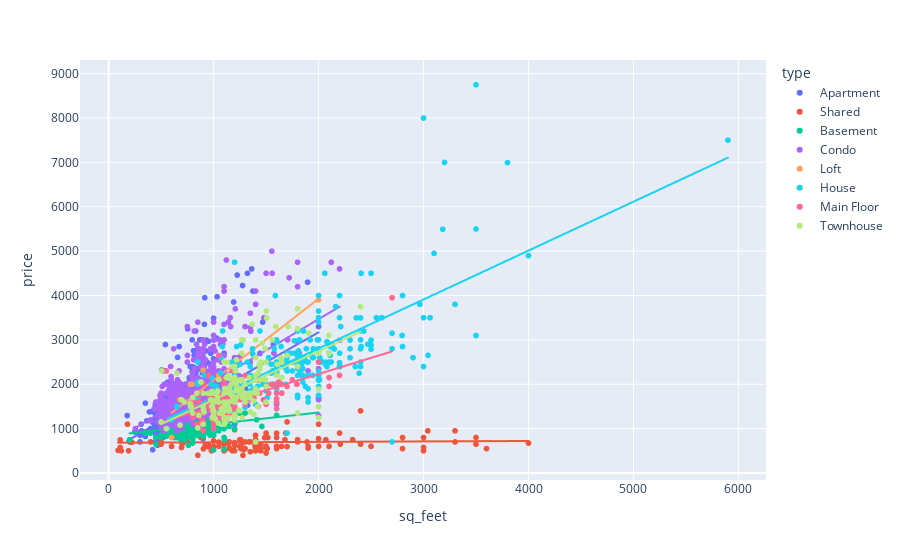

Here is the notebook cell this chart was saved with:
### Code cell
import plotly.express as px
fig = px.scatter(df_total, x="sq_feet", y="price", color="type", trendline="ols")
fig.show()

### Figure 1 — Plotly figure (JSON) as saved in the notebook; plotly's stock layout.template omitted (floating-point values rounded to 4 significant figures; data arrays with more than 128 entries replaced by an {"elided": "..."} marker saying what was removed)
{"data": [{"hovertemplate": "type=Apartment<br>sq_feet=%{x}<br>price=%{y}<extra></extra>", "legendgroup": "Apartment", "marker": {"color": "#636efa", "symbol": "circle"}, "mode": "markers", "name": "Apartment", "showlegend": true, "type": "scattergl", "x": {"elided": "751 int values"}, "xaxis": "x", "y": {"elided": "751 int values"}, "yaxis": "y"}, {"hovertemplate": "<b>OLS trendline</b><br>price = 1.34073 * sq_feet + 488.397<br>R<sup>2</sup>=0.295108<br><br>type=Apartment<br>sq_feet=%{x}<br>price=%{y} <b>(trend)</b><extra></extra>", "legendgroup": "Apartment", "marker": {"color": "#636efa", "symbol": "circle"}, "mode": "lines", "name": "Apartment", "showlegend": false, "type": "scattergl", "x": {"elided": "751 int values"}, "xaxis": "x", "y": {"elided": "751 float values"}, "yaxis": "y"}, {"hovertemplate": "type=Shared<br>sq_feet=%{x}<br>price=%{y}<extra></extra>", "legendgroup": "Shared", "marker": {"color": "#EF553B", "symbol": "circle"}, "mode": "markers", "name": "Shared", "showlegend": true, "type": "scattergl", "x": [1517, 1200, 1890, 695, 980, 3000, 500, 1400, 2400, 400, 1400, 2100, 1900, 1800, 880, 1200, 220, 3300, 2200, 1000, 500, 700, 903, 110, 1700, 2000, 1260, 1450, 1202, 890, 1200, 881, 1700, 1400, 1250, 1150, 1350, 2800, 1268, 3041, 190, 1688, 500, 1680, 1350, 180, 1500, 120, 1338, 1250, 1450, 900, 800, 1800, 2500, 1450, 900, 2800, 1500, 1600, 1100, 1300, 1647, 1600, 1257, 1050, 4000, 750, 950, 1500, 1200, 500, 1050, 3000, 3500, 1117, 1151, 1275, 1100, 1140, 650, 1395, 2400, 1300, 110, 1409, 1511, 1400, 90, 1400, 1000, 600, 1200, 2000, 1287, 1150, 2325, 2000, 220, 1500, 900, 1180, 1900, 1200, 3600, 950, 2070, 1260, 2207, 764, 1280, 850, 450, 1050, 3500, 3300, 920, 1600, 3000, 1487, 1600], "xaxis": "x", "y": [800, 650, 700, 575, 500, 575, 675, 500, 650, 700, 850, 600, 560, 750, 800, 500, 695, 700, 900, 725, 849, 650, 545, 745, 595, 1100, 625, 650, 650, 850, 975, 1100, 1150, 660, 600, 700, 480, 800, 550, 950, 500, 900, 650, 750, 700, 1100, 900, 500, 700, 750, 500, 800, 1000, 700, 600, 550, 800, 550, 600, 550, 650, 700, 600, 800, 750, 695, 675, 700, 595, 450, 685, 700, 695, 500, 800, 700, 560, 675, 500, 660, 900, 600, 1400, 550, 575, 585, 550, 550, 510, 750, 600, 600, 620, 775, 530, 550, 750, 600, 690, 575, 1100, 500, 600, 1000, 550, 650, 750, 550, 650, 650, 400, 400, 1450, 600, 650, 950, 625, 895, 799, 795, 600], "yaxis": "y"}, {"hovertemplate": "<b>OLS trendline</b><br>price = 0.00987648 * sq_feet + 682.148<br>R<sup>2</sup>=0.001901<br><br>type=Shared<br>sq_feet=%{x}<br>price=%{y} <b>(trend)</b><extra></extra>", "legendgroup": "Shared", "marker": {"color": "#EF553B", "symbol": "circle"}, "mode": "lines", "name": "Shared", "showlegend": false, "type": "scattergl", "x": [90, 110, 110, 120, 180, 190, 220, 220, 400, 450, 500, 500, 500, 500, 600, 650, 695, 700, 750, 764, 800, 850, 880, 881, 890, 900, 900, 900, 903, 920, 950, 950, 980, 1000, 1000, 1050, 1050, 1050, 1100, 1100, 1117, 1140, 1150, 1150, 1151, 1180, 1200, 1200, 1200, 1200, 1200, 1200, 1202, 1250, 1250, 1257, 1260, 1260, 1268, 1275, 1280, 1287, 1300, 1300, 1338, 1350, 1350, 1395, 1400, 1400, 1400, 1400, 1400, 1409, 1450, 1450, 1450, 1487, 1500, 1500, 1500, 1500, 1511, 1517, 1600, 1600, 1600, 1600, 1647, 1680, 1688, 1700, 1700, 1800, 1800, 1890, 1900, 1900, 2000, 2000, 2000, 2070, 2100, 2200, 2207, 2325, 2400, 2400, 2500, 2800, 2800, 3000, 3000, 3000, 3041, 3300, 3300, 3500, 3500, 3600, 4000], "xaxis": "x", "y": [683.0, 683.2, 683.2, 683.3, 683.9, 684.0, 684.3, 684.3, 686.1, 686.6, 687.1, 687.1, 687.1, 687.1, 688.1, 688.6, 689.0, 689.1, 689.6, 689.7, 690.0, 690.5, 690.8, 690.8, 690.9, 691.0, 691.0, 691.0, 691.1, 691.2, 691.5, 691.5, 691.8, 692.0, 692.0, 692.5, 692.5, 692.5, 693.0, 693.0, 693.2, 693.4, 693.5, 693.5, 693.5, 693.8, 694.0, 694.0, 694.0, 694.0, 694.0, 694.0, 694.0, 694.5, 694.5, 694.6, 694.6, 694.6, 694.7, 694.7, 694.8, 694.9, 695.0, 695.0, 695.4, 695.5, 695.5, 695.9, 696.0, 696.0, 696.0, 696.0, 696.0, 696.1, 696.5, 696.5, 696.5, 696.8, 697.0, 697.0, 697.0, 697.0, 697.1, 697.1, 698.0, 698.0, 698.0, 698.0, 698.4, 698.7, 698.8, 698.9, 698.9, 699.9, 699.9, 700.8, 700.9, 700.9, 701.9, 701.9, 701.9, 702.6, 702.9, 703.9, 703.9, 705.1, 705.9, 705.9, 706.8, 709.8, 709.8, 711.8, 711.8, 711.8, 712.2, 714.7, 714.7, 716.7, 716.7, 717.7, 721.7], "yaxis": "y"}, {"hovertemplate": "type=Basement<br>sq_feet=%{x}<br>price=%{y}<extra></extra>", "legendgroup": "Basement", "marker": {"color": "#00cc96", "symbol": "circle"}, "mode": "markers", "name": "Basement", "showlegend": true, "type": "scattergl", "x": {"elided": "235 int values"}, "xaxis": "x", "y": {"elided": "235 int values"}, "yaxis": "y"}, {"hovertemplate": "<b>OLS trendline</b><br>price = 0.260583 * sq_feet + 841.297<br>R<sup>2</sup>=0.071041<br><br>type=Basement<br>sq_feet=%{x}<br>price=%{y} <b>(trend)</b><extra></extra>", "legendgroup": "Basement", "marker": {"color": "#00cc96", "symbol": "circle"}, "mode": "lines", "name": "Basement", "showlegend": false, "type": "scattergl", "x": {"elided": "235 int values"}, "xaxis": "x", "y": {"elided": "235 float values"}, "yaxis": "y"}, {"hovertemplate": "type=Condo<br>sq_feet=%{x}<br>price=%{y}<extra></extra>", "legendgroup": "Condo", "marker": {"color": "#ab63fa", "symbol": "circle"}, "mode": "markers", "name": "Condo", "showlegend": true, "type": "scattergl", "x": {"elided": "562 int values"}, "xaxis": "x", "y": {"elided": "562 int values"}, "yaxis": "y"}, {"hovertemplate": "<b>OLS trendline</b><br>price = 1.40368 * sq_feet + 659.109<br>R<sup>2</sup>=0.385148<br><br>type=Condo<br>sq_feet=%{x}<br>price=%{y} <b>(trend)</b><extra></extra>", "legendgroup": "Condo", "marker": {"color": "#ab63fa", "symbol": "circle"}, "mode": "lines", "name": "Condo", "showlegend": false, "type": "scattergl", "x": {"elided": "562 int values"}, "xaxis": "x", "y": {"elided": "562 float values"}, "yaxis": "y"}, {"hovertemplate": "type=Loft<br>sq_feet=%{x}<br>price=%{y}<extra></extra>", "legendgroup": "Loft", "marker": {"color": "#FFA15A", "symbol": "circle"}, "mode": "markers", "name": "Loft", "showlegend": true, "type": "scattergl", "x": [795, 780, 680, 1200, 2000, 800, 1000, 1048, 600, 900], "xaxis": "x", "y": [2003, 2000, 1650, 2500, 3900, 1650, 1500, 2200, 800, 2318], "yaxis": "y"}, {"hovertemplate": "<b>OLS trendline</b><br>price = 1.8383 * sq_feet + 250.013<br>R<sup>2</sup>=0.824250<br><br>type=Loft<br>sq_feet=%{x}<br>price=%{y} <b>(trend)</b><extra></extra>", "legendgroup": "Loft", "marker": {"color": "#FFA15A", "symbol": "circle"}, "mode": "lines", "name": "Loft", "showlegend": false, "type": "scattergl", "x": [600, 680, 780, 795, 800, 900, 1000, 1048, 1200, 2000], "xaxis": "x", "y": [1353.0, 1500.0, 1684.0, 1711.0, 1721.0, 1904.0, 2088.0, 2177.0, 2456.0, 3927.0], "yaxis": "y"}, {"hovertemplate": "type=House<br>sq_feet=%{x}<br>price=%{y}<extra></extra>", "legendgroup": "House", "marker": {"color": "#19d3f3", "symbol": "circle"}, "mode": "markers", "name": "House", "showlegend": true, "type": "scattergl", "x": {"elided": "231 int values"}, "xaxis": "x", "y": {"elided": "231 int values"}, "yaxis": "y"}, {"hovertemplate": "<b>OLS trendline</b><br>price = 1.10213 * sq_feet + 603.726<br>R<sup>2</sup>=0.478290<br><br>type=House<br>sq_feet=%{x}<br>price=%{y} <b>(trend)</b><extra></extra>", "legendgroup": "House", "marker": {"color": "#19d3f3", "symbol": "circle"}, "mode": "lines", "name": "House", "showlegend": false, "type": "scattergl", "x": {"elided": "231 int values"}, "xaxis": "x", "y": {"elided": "231 float values"}, "yaxis": "y"}, {"hovertemplate": "type=Main Floor<br>sq_feet=%{x}<br>price=%{y}<extra></extra>", "legendgroup": "Main Floor", "marker": {"color": "#FF6692", "symbol": "circle"}, "mode": "markers", "name": "Main Floor", "showlegend": true, "type": "scattergl", "x": [900, 1067, 858, 1039, 2200, 1100, 900, 951, 1100, 1621, 1385, 1130, 1250, 1550, 950, 1050, 1650, 1250, 989, 1150, 900, 1100, 1100, 1441, 1650, 950, 900, 1700, 900, 1100, 1300, 1050, 1000, 1030, 1426, 1018, 854, 860, 1120, 1795, 1173, 850, 2100, 900, 1000, 1010, 1247, 900, 1600, 1000, 1056, 1000, 550, 850, 1792, 1650, 960, 1171, 1100, 1200, 1100, 1425, 1100, 1000, 1067, 2700, 1130, 1200, 1051, 1600, 840, 980, 980, 1475, 1180, 890, 1300, 1000, 800, 1049, 985, 1100, 1200, 2100, 1200, 1200, 1100, 1750, 1100, 1800, 1000, 2000, 1023, 1100, 872, 730, 1100, 1000, 1350, 1000, 1000, 1000, 976, 1600, 1600, 1111, 814, 976, 1100, 1500, 1525, 1250, 1000, 800, 1000, 1190, 1200, 1600, 1600], "xaxis": "x", "y": [1475, 1750, 1600, 1650, 2200, 1305, 955, 1550, 1480, 2050, 1695, 1685, 1700, 2000, 1550, 1500, 2000, 1850, 1200, 1350, 1150, 1300, 1750, 1800, 1800, 2200, 1348, 1950, 1450, 2000, 2195, 2650, 1500, 1520, 1500, 1650, 1300, 1750, 1195, 2000, 1595, 1350, 1950, 1450, 1400, 1390, 1650, 2000, 1800, 1000, 1250, 1600, 2300, 1025, 2000, 1800, 1650, 1650, 1350, 1500, 1800, 2095, 1750, 1400, 1650, 3950, 1300, 1275, 1325, 1675, 1100, 1750, 1400, 1650, 2300, 1200, 1550, 1500, 1600, 1595, 1450, 1300, 1500, 2150, 1450, 1700, 1350, 2100, 1450, 2395, 1625, 2500, 1330, 1650, 1098, 1600, 1650, 1475, 1650, 1475, 1450, 1275, 1500, 1450, 1600, 1700, 1500, 1450, 2100, 1550, 1799, 1750, 1100, 1250, 1700, 1700, 1700, 2000, 1950], "yaxis": "y"}, {"hovertemplate": "<b>OLS trendline</b><br>price = 0.726816 * sq_feet + 777.133<br>R<sup>2</sup>=0.411350<br><br>type=Main Floor<br>sq_feet=%{x}<br>price=%{y} <b>(trend)</b><extra></extra>", "legendgroup": "Main Floor", "marker": {"color": "#FF6692", "symbol": "circle"}, "mode": "lines", "name": "Main Floor", "showlegend": false, "type": "scattergl", "x": [550, 730, 800, 800, 814, 840, 850, 850, 854, 858, 860, 872, 890, 900, 900, 900, 900, 900, 900, 900, 950, 950, 951, 960, 976, 976, 980, 980, 985, 989, 1000, 1000, 1000, 1000, 1000, 1000, 1000, 1000, 1000, 1000, 1000, 1000, 1000, 1010, 1018, 1023, 1030, 1039, 1049, 1050, 1050, 1051, 1056, 1067, 1067, 1100, 1100, 1100, 1100, 1100, 1100, 1100, 1100, 1100, 1100, 1100, 1100, 1100, 1100, 1111, 1120, 1130, 1130, 1150, 1171, 1173, 1180, 1190, 1200, 1200, 1200, 1200, 1200, 1200, 1247, 1250, 1250, 1250, 1300, 1300, 1350, 1385, 1425, 1426, 1441, 1475, 1500, 1525, 1550, 1600, 1600, 1600, 1600, 1600, 1600, 1621, 1650, 1650, 1650, 1700, 1750, 1792, 1795, 1800, 2000, 2100, 2100, 2200, 2700], "xaxis": "x", "y": [1177.0, 1308.0, 1359.0, 1359.0, 1369.0, 1388.0, 1395.0, 1395.0, 1398.0, 1401.0, 1402.0, 1411.0, 1424.0, 1431.0, 1431.0, 1431.0, 1431.0, 1431.0, 1431.0, 1431.0, 1468.0, 1468.0, 1468.0, 1475.0, 1487.0, 1487.0, 1489.0, 1489.0, 1493.0, 1496.0, 1504.0, 1504.0, 1504.0, 1504.0, 1504.0, 1504.0, 1504.0, 1504.0, 1504.0, 1504.0, 1504.0, 1504.0, 1504.0, 1511.0, 1517.0, 1521.0, 1526.0, 1532.0, 1540.0, 1540.0, 1540.0, 1541.0, 1545.0, 1553.0, 1553.0, 1577.0, 1577.0, 1577.0, 1577.0, 1577.0, 1577.0, 1577.0, 1577.0, 1577.0, 1577.0, 1577.0, 1577.0, 1577.0, 1577.0, 1585.0, 1591.0, 1598.0, 1598.0, 1613.0, 1628.0, 1630.0, 1635.0, 1642.0, 1649.0, 1649.0, 1649.0, 1649.0, 1649.0, 1649.0, 1683.0, 1686.0, 1686.0, 1686.0, 1722.0, 1722.0, 1758.0, 1784.0, 1813.0, 1814.0, 1824.0, 1849.0, 1867.0, 1886.0, 1904.0, 1940.0, 1940.0, 1940.0, 1940.0, 1940.0, 1940.0, 1955.0, 1976.0, 1976.0, 1976.0, 2013.0, 2049.0, 2080.0, 2082.0, 2085.0, 2231.0, 2303.0, 2303.0, 2376.0, 2740.0], "yaxis": "y"}, {"hovertemplate": "type=Townhouse<br>sq_feet=%{x}<br>price=%{y}<extra></extra>", "legendgroup": "Townhouse", "marker": {"color": "#B6E880", "symbol": "circle"}, "mode": "markers", "name": "Townhouse", "showlegend": true, "type": "scattergl", "x": {"elided": "171 int values"}, "xaxis": "x", "y": {"elided": "171 int values"}, "yaxis": "y"}, {"hovertemplate": "<b>OLS trendline</b><br>price = 1.09596 * sq_feet + 552.784<br>R<sup>2</sup>=0.329635<br><br>type=Townhouse<br>sq_feet=%{x}<br>price=%{y} <b>(trend)</b><extra></extra>", "legendgroup": "Townhouse", "marker": {"color": "#B6E880", "symbol": "circle"}, "mode": "lines", "name": "Townhouse", "showlegend": false, "type": "scattergl", "x": {"elided": "171 int values"}, "xaxis": "x", "y": {"elided": "171 float values"}, "yaxis": "y"}], "layout": {"legend": {"title": {"text": "type"}, "tracegroupgap": 0}, "margin": {"t": 60}, "xaxis": {"anchor": "y", "domain": [0, 1], "title": {"text": "sq_feet"}}, "yaxis": {"anchor": "x", "domain": [0, 1], "title": {"text": "price"}}}}
